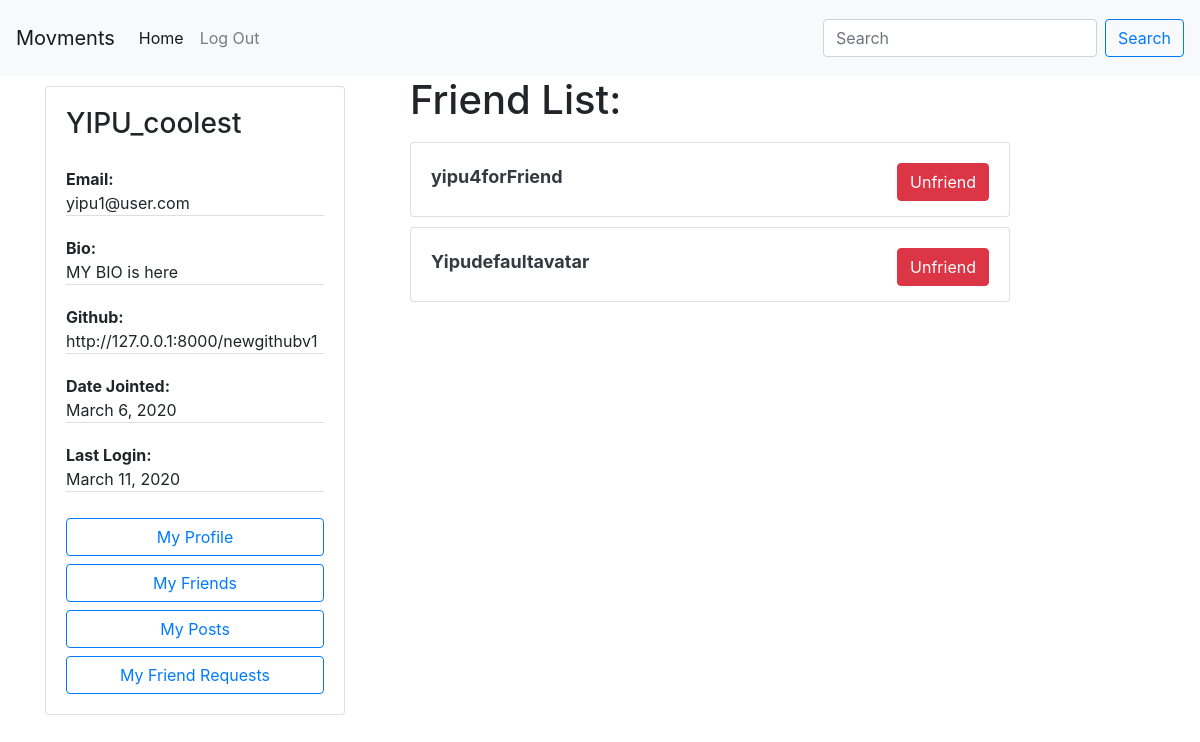
/author/199ab538-9a2f-49be-8fc9-bce9aa919115/friends/ (signed in), run on an earlier commit of the app's database.
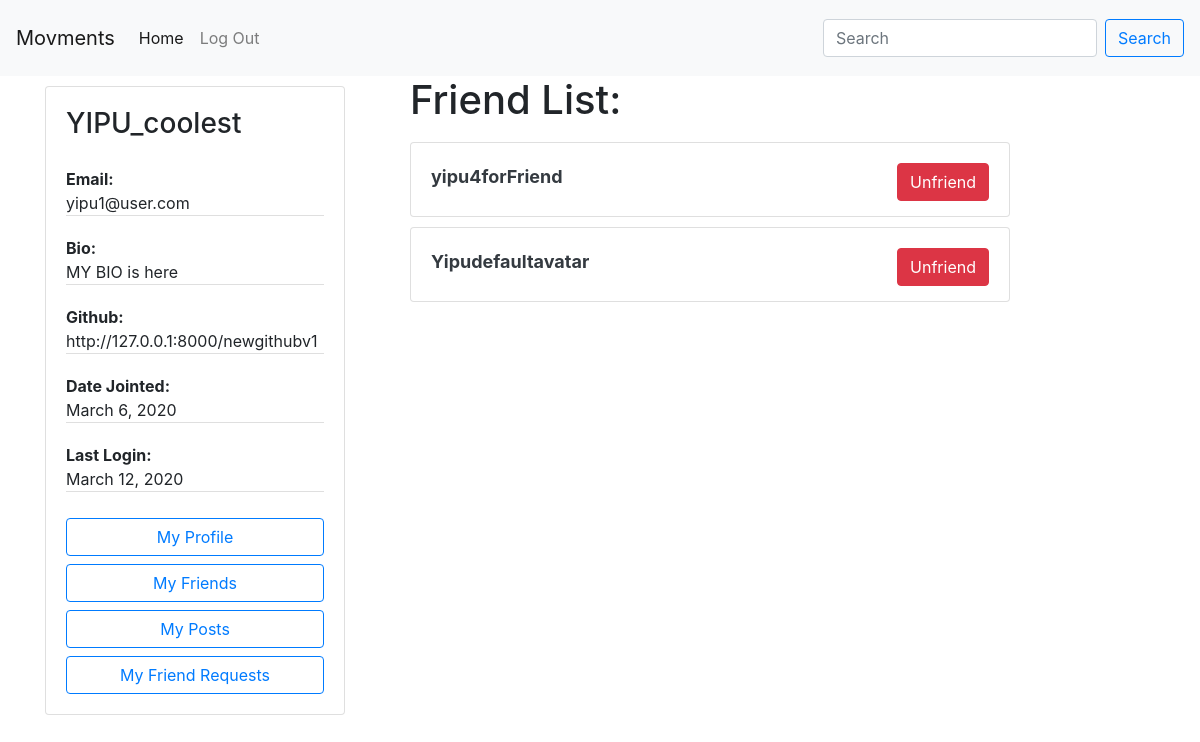
And on a later commit of the database.
### accounts/models.py (models this page shows, shortened)
class Author(AbstractBaseUser):
    email=models.EmailField(
        verbose_name='email address',
        max_length=60,
        unique=True,
    )
    uid_str = uuid.uuid4().urn
    uuid_str = uid_str[9:] # str(settings.HOSTNAME)+"/author/"+
    id = models.CharField(primary_key=True, default=uuid_str, editable=False,max_length=100,unique=True)
    displayName = models.CharField(max_length=30)
    host = models.URLField(default=settings.HOSTNAME, max_length=100)
    url_default = "http:127.0.0.1:8000/accounts/author/profile/"+uuid_str+"/"
    url = models.URLField(default=url_default, max_length=100)
    avatar = models.ImageField(upload_to='avatar/', default = 'avatar/default-avatar.png', blank=True, null=True)
    github = models.URLField(default="", max_length=100, null=True)
    bio = models.CharField(default="", max_length=200, null=True)
    date_joined=models.DateField(verbose_name="date joined", auto_now=True)
    last_login=models.DateField(verbose_name="last login", auto_now=True)
    is_active=models.BooleanField(default=True)
    is_admin=models.BooleanField(default=False)
    objects = AuthorManager()
    USERNAME_FIELD = 'email'
    REQUIRED_FIELDS = ['displayName', ]

### friendship/views.py (the view)
# urls.py: path('author/<str:author_id>/friends/', views.getFriendsList, name='get friends list'),
def getFriendsList(request, author_id):
    context = {
        'author': request.user,
        'friends': [],
        'friend_requests': None
    }
    if request.method == 'GET':
        try:
            context['friends'] = getAllFriends(author_id)
            friend_requests = FriendRequest.objects.filter(author_to=request.user)
            context['friend_requests'] = friend_requests
        except Exception as e:
                print(e)
    return render(request, 'friendship/friends_list.html', context)

### friendship/views.py (called while the page is built)
def getAllFriends(author_id):
    friends = []
    try:
        author = Author.objects.filter(id=author_id)[0]
        friendships = Friendship.objects.filter(
            Q(author_a=author) | Q(author_b=author))
        for friendship in friendships:
            if friendship.author_a == author:
                friends.append(friendship.author_b)
            else:
                friends.append(friendship.author_a)
    except Exception as e:
            print(e)
    return friends

### friendship/templates/friendship/friends_list.html (shortened to what this page needs)
<!DOCTYPE html>
<html >
    {% include 'posting/base.html' %}
    <body>
            {% include 'posting/navbar.html' %}
            <div class="container">
                <div class="row">
                    <div class="col-4">
                        {% if author.is_authenticated %}
                        <div class="short-profile">
                            {% include 'posting/profile-card.html' with request=request %}
                        </div>
                        {% endif %}
                    </div>
                    <div class="col-8">
                        <div class="row">
                                <h1>Friend List:</h1>
                                {% if friends %}
                                <ul>
                                {% for friend in friends %}
                                <li>
                                    {% include 'friendship/friend_card.html' with friend=friend %}
                                </li>
                                {% endfor %}
                                </ul>
                                {% else %}
                                    No friends
                                {% endif %}
                        </div>
                    </div>
                </div>
            </div>
    </body>
</html>

### posting/templates/posting/base.html (shortened to what this page needs)
    {% load static %}
    <head>
        <link rel="stylesheet" href="https://maxcdn.bootstrapcdn.com/bootstrap/4.4.1/css/bootstrap.min.css">
    </head>

### posting/templates/posting/navbar.html (shortened to what this page needs)
<nav class="navbar navbar-expand-lg navbar-light bg-light sticky-top">
    <a class="navbar-brand" href="#">Movments</a>
    <div class="collapse navbar-collapse" id="navbarSupportedContent">
      <ul class="navbar-nav mr-auto">
        <li class="nav-item active">
          <a class="nav-link" id="global-home" href="{% url 'posting:view public posts' %}">Home<span class="sr-only">(current)</span></a>
        </li>
        <li class="nav-item">
          <a class="nav-link" id="nav-third" href="{% url 'accounts:view profile' request.user.id %}">My Profile</a>
        </li>
      </ul>
      <form class="form-inline my-2 my-lg-0">
        <input class="form-control mr-sm-2" type="search" placeholder="Search" aria-label="Search">
        <button class="btn btn-outline-primary my-2 my-sm-0" type="submit">Search</button>
      </form>
    </div>
</nav>

### posting/templates/posting/profile-card.html
<div class="card" style="width: 300px;">
    <div class="card-body">
    <h3 class="card-title">{{request.user.displayName }}</h3>
    <p class="card-text">
        <ul class="list-group list-group-flush">
            <li class="list-group-item" style="padding: 0;"><span style="font-weight: bold;">Email:</span><br>{{ request.user.email }}</li>
            <li class="list-group-item" style="padding: 0;"><span style="font-weight: bold;">Bio:</span><br>{{ request.user.bio }}</li>
            <li class="list-group-item" style="padding: 0;"><span style="font-weight: bold;">Github:</span><br>{{ request.user.github }}</li>
            <li class="list-group-item" style="padding: 0;"><span style="font-weight: bold;">Date Jointed:</span><br> {{ request.user.date_joined }}</li>
            <li class="list-group-item" style="padding: 0;"><span style="font-weight: bold;">Last Login:</span><br>{{ request.user.last_login }}</li>
        </ul>
    </p>
    <div id="user-menu">
        <a href="{% url 'accounts:view profile' request.user.id %}" class="btn btn-outline-primary btn-block">My Profile</a>
        <a href="{% url 'friendship:get friends list' request.user.id %}" class="btn btn-outline-primary btn-block">My Friends</a>
        <a href="{% url 'posting:view user posts' request.user.id %}" class="btn btn-outline-primary btn-block">My Posts</a>
    </div>
    </div>
</div>

### friendship/templates/friendship/friend_card.html (shortened to what this page needs)
<form action="{% url 'friendship:delete friend' %}" method='POST'> {% csrf_token %}
<div class="card" style="width: 600px; height: 75px;">
    <div class="card-body">
            <a href="{% url 'accounts:view profile' friend.id %}" class="text-dark font-weight-bold" style="text-decoration: none; font-size: large;" > {{ friend.displayName }} </a>
            <input type="submit" class="btn btn-danger float-right" value="Unfriend"></input>
    </div>
</div>
</form>

### posting/templates/posting/base.html (style rules this page uses)
ul { padding: 0; list-style-type: none; }
li { padding: 0; list-style-type: none; margin-top: 10px; margin-bottom: 10px; }
.card { margin-top: 10px; }

What changed in the data, as far as the page shows it:
changed Author "YIPU_coolest": user.last_login "March 11, 2020" → "March 12, 2020"
